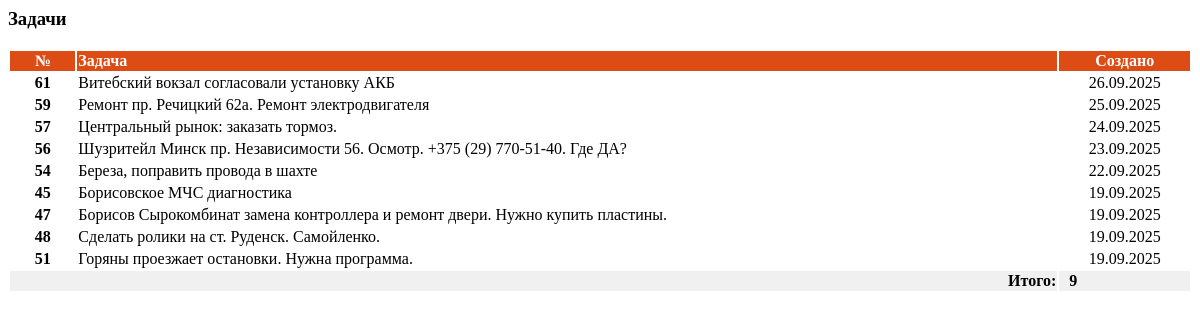
The app's page /problems/, older data.
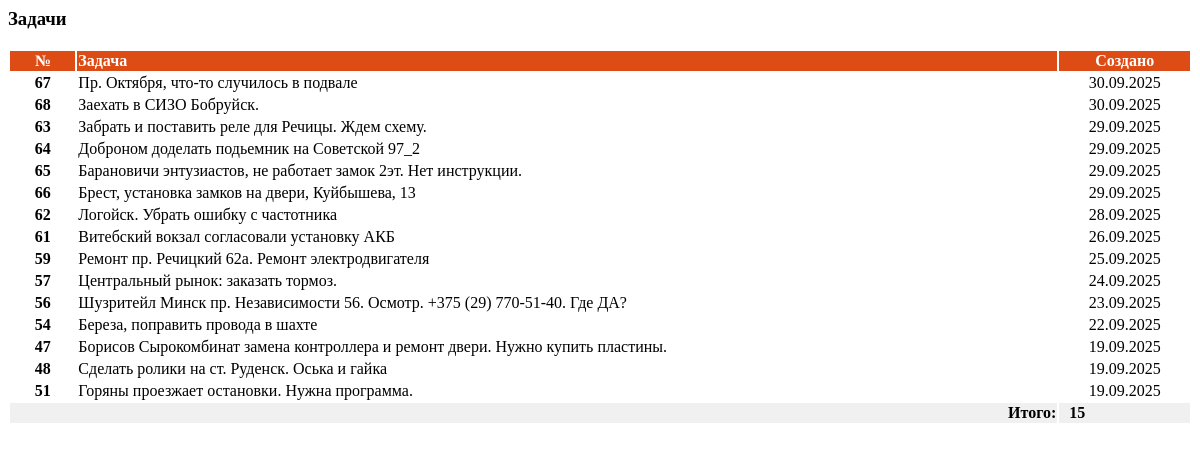
The same page, newer data.
### LIFTEH/models.py (models this page shows, shortened)
class Problem(models.Model):
    name = models.CharField(max_length=255, verbose_name="Наименование задачи")
    created_date = models.DateField(auto_now_add=True, verbose_name="Дата создания")
    is_completed = models.BooleanField(default=False, verbose_name="Выполнено")
    class Meta:
        verbose_name = "Задача"
        verbose_name_plural = "Задачи"

### LIFTEH/views.py (the view)
# urls.py: path('problems/', views.problems_view, name='problems'),
def problems_view(request):
    problems = Problem.objects.all().order_by('-created_date')
    today = timezone.now().date()
    if request.headers.get('X-Requested-With') == 'XMLHttpRequest':
        return render(request, 'problems_table.html', {
            'problems': problems,
            'today': today
        })
    return render(request, 'problems.html', {
        'problems': problems,
        'today': today
    })

### LIFTEH/templates/problems.html (shortened to what this page needs)
{% load static %}
<div class="card">
    <div class="card-header d-flex">
        <h3 class="mb-0">Задачи</h3>
    </div>
    <div class="card-body" style="padding: 0px !important; min-height: 50px;">
        {% include 'problems_table.html' %}
    </div>
</div>

### LIFTEH/templates/problems_table.html (shortened to what this page needs)
<table class="table table-hover table-sm" style="width: 100%;">
    <thead class="table-light">
        <tr>
            <th style="width: 5%; text-align: center; background-color: #de4c15; color: white;">№</th>
            <th style="width: 75%; text-align: left; background-color: #de4c15; color: white;">Задача</th>
            <th style="width: 10%; text-align: center; background-color: #de4c15; color: white;">Создано</th>
        </tr>
    </thead>
    <tbody>
        {% for problem in problems %}
        <tr id="problem-row-{{ problem.id }}">
            <td style="text-align: center;"><strong>{{ problem.id }}</strong></td>
            <td id="problem-name-{{ problem.id }}">{{ problem.name }}</td>
            <td style="text-align: center;" id="problem-date-{{ problem.id }}">{{ problem.created_date|date:"d.m.Y" }}</td>
        </tr>
        {% empty %}
        <tr>
            <td colspan="5" class="text-center">Нет задач</td>
        </tr>
        {% endfor %}
    </tbody>
    <tr style="background-color: #f0f0f0; font-weight: bold;">
        <td colspan="2" style="text-align: right;">Итого:</td>
        <td style="text-align: left; padding: 0px 10px;">
            {{ problems|length }}
        </td>
    </tr>
</table>

Row changes from the older to the newer data that the page shows:
removed Problem: id "45", name "Борисовское МЧС диагностика", created_date "19.09.2025"
added Problem: id "67", name "Пр. Октября, что-то случилось в подвале", created_date "30.09.2025"
added Problem: id "68", name "Заехать в СИЗО Бобруйск.", created_date "30.09.2025"
added Problem: id "63", name "Забрать и поставить реле для Речицы. Ждем схему.", created_date "29.09.2025"
added Problem: id "64", name "Доброном доделать подьемник на Советской 97_2", created_date "29.09.2025"
added Problem: id "65", name "Барановичи энтузиастов, не работает замок 2эт. Нет инструкции.", created_date "29.09.2025"
added Problem: id "66", name "Брест, установка замков на двери, Куйбышева, 13", created_date "29.09.2025"
added Problem: id "62", name "Логойск. Убрать ошибку с частотника", created_date "28.09.2025"
changed Problem id 48: name "Сделать ролики на ст. Руденск. Самойленко." → "Сделать ролики на ст. Руденск. Оська и гайка"
Text that changed along with them:
{{ problems|length }}: "9" → "15"
